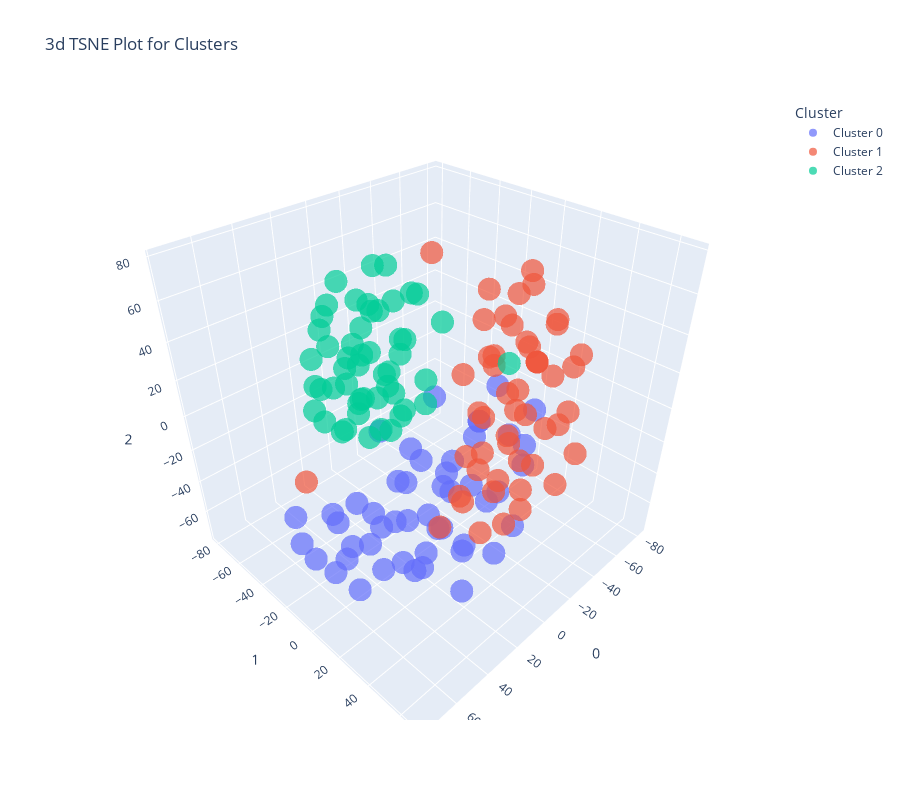

The code cell stored with this chart in its notebook:
### Code cell
plot_model(x1, plot = 'tsne')
